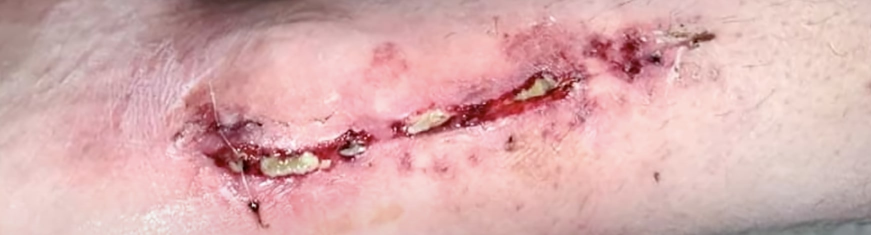
#> input picture ComputerVision/images/ankle1.jpg, 1742 x 470 px (shown at 1/2 size)
$ python -i identifica_ref.py   (imports and definitions only)
#> lines starting #> are read from the running program, lines starting #| are printed output that depends on the picture; after the words box and inside, x2 and y2 are one past the last pixel; in counts of white or black regions, pixels touching at a corner belong together
#> further down, picture is the input picture: PIL image 1742x470 RGB; mean R, G, B 217.1, 173.1, 173.9
import cv2
import numpy as np
from PIL import Image
import io

def calculate_reference_area(pil_image):
    """
    Calculate the area (in pixels) of the reference pattern in a PIL Image.

    Args:
        pil_image: PIL.Image.Image - Input image containing reference pattern

    Returns:
        float: Area of the detected reference pattern in pixels, or None if not detected
    """
    # Convert PIL Image to OpenCV format
    cv_image = pil_to_cv2(pil_image)

    # Detect the reference pattern
    result = detect_reference_circle_cv2(cv_image)

    if result:
        return result['area']
    return None

def pil_to_cv2(pil_image):
    """Convert PIL Image to OpenCV format"""
    # Convert PIL Image to bytes
    img_byte_arr = io.BytesIO()
    pil_image.save(img_byte_arr, format='PNG')
    img_byte_arr = img_byte_arr.getvalue()

    # Convert bytes to numpy array and then to OpenCV format
    np_arr = np.frombuffer(img_byte_arr, np.uint8)
    return cv2.imdecode(np_arr, cv2.IMREAD_COLOR)

def detect_reference_circle_cv2(cv_image):
    """Detect reference circle in OpenCV format image"""
    # Preprocessing
    gray = cv2.cvtColor(cv_image, cv2.COLOR_BGR2GRAY)
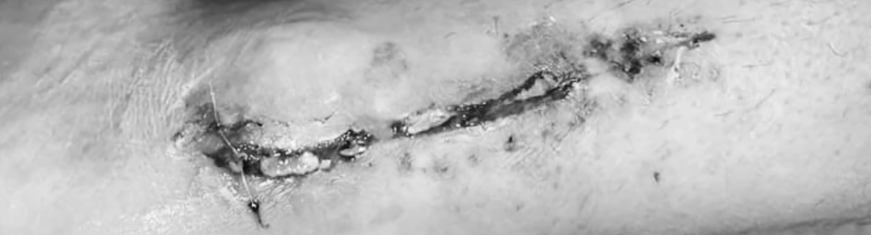
#> gray: shape (470, 1742) (shown at 1/2 size); min 7, max 253, mean 186.4
    processed = cv2.bilateralFilter(gray, 9, 75, 75)

    # Try contour detection first
    result = detect_by_contours(processed)
    if result:
        return result

    # Fallback to Hough Circles if contour fails
    return detect_by_hough(processed)

def detect_by_contours(processed_img):
    """Contour-based detection with area calculation"""
    # Adaptive thresholding
    thresh = cv2.adaptiveThreshold(processed_img, 255,
                                  cv2.ADAPTIVE_THRESH_GAUSSIAN_C,
                                  cv2.THRESH_BINARY_INV, 11, 2)
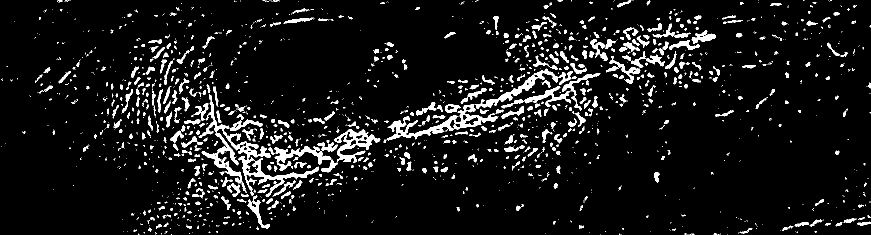
#> thresh: shape (470, 1742) (shown at 1/2 size); 7.4% white; 1783 white regions (1248 under 20 px)

    # Find contours
    contours, _ = cv2.findContours(thresh, cv2.RETR_EXTERNAL,
                                  cv2.CHAIN_APPROX_SIMPLE)
#> contours = 1783 contours, 1395 with area under 20; largest, box (x1, y1, x2, y2) and area: (397, 189, 638, 393) 3764, (773, 208, 997, 281) 3414, (669, 258, 761, 326) 2314, (950, 137, 1145, 218) 1987, (403, 266, 493, 386) 1470

    best_circle = None
    best_score = 0

    for cnt in contours:
        area = cv2.contourArea(cnt)
        if area < 500:  # Minimum area threshold
            continue

        perimeter = cv2.arcLength(cnt, True)
        circularity = 4 * np.pi * area / (perimeter**2) if perimeter > 0 else 0

        (x,y), radius = cv2.minEnclosingCircle(cnt)
        compactness = area / (np.pi * radius**2) if radius > 0 else 0

        # Score combines multiple factors
        score = (circularity * 0.6 + compactness * 0.4) * min(1, radius/50)

        if score > best_score and circularity > 0.7:
            best_score = score
            best_circle = {
                'center': (int(x), int(y)),
                'radius': int(radius),
                'area': np.pi * radius**2,  # Area in pixels
                'circularity': circularity,
                'score': score
            }
#> this loop made 1783 passes
#> area on passes 45, 48, 49: 36.5, 23.5, 26
#> after the loop, best_score = 0

    return best_circle

def detect_by_hough(processed_img):
    """Hough Circle detection with area calculation"""
    # Edge detection
    edges = cv2.Canny(processed_img, 50, 150)
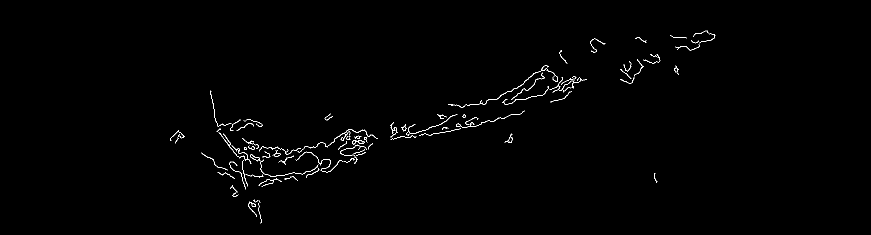
#> edges: shape (470, 1742) (shown at 1/2 size); 0.67% white in thin lines or dots, all inside (x1, y1, x2, y2) = (340, 61, 1431, 447)

    # Hough Circle detection
    circles = cv2.HoughCircles(edges, cv2.HOUGH_GRADIENT, dp=1.2,
                              minDist=100,
                              param1=50, param2=30,
                              minRadius=20, maxRadius=300)
#> circles = 16 rows, first 8: [582.6, 185.4, 160], [534.6, 96.6, 256], [491.4, 276.6, 36.92], [912.6, 78.6, 177.7], [648.6, 78.6, 234.6], [618.6, 461.4, 168.1], [720.6, 467.4, 205.2], [737.4, 360.6, 108.4]

    if circles is not None:
        circles = np.uint16(np.around(circles[0]))
#> circles = 16 rows, first 8: [583, 185, 160], [535, 97, 256], [491, 277, 37], [913, 79, 178], [649, 79, 235], [619, 461, 168], [721, 467, 205], [737, 361, 108]
        # Select circle with strongest response
        x, y, r = circles[0]
#> x = 583; y = 185; r = 160
        return {
            'center': (x, y),
            'radius': r,
            'area': np.pi * r**2,  # Area in pixels
            'score': 0.8  # Default confidence
        }
    return None

>>> from PIL import Image
>>> picture = Image.open('../../ComputerVision/images/ankle1.jpg')
>>> result = calculate_reference_area(picture)
#> in calculate_reference_area, `result = detect_reference_circle_cv2(cv_image)`: result = {'center': (583, 185), 'radius': 160, 'area': 80424.8, 'score': 0.8}
#> result = 80424.8

$ run again, on ComputerVision/images/ankle2.jpg
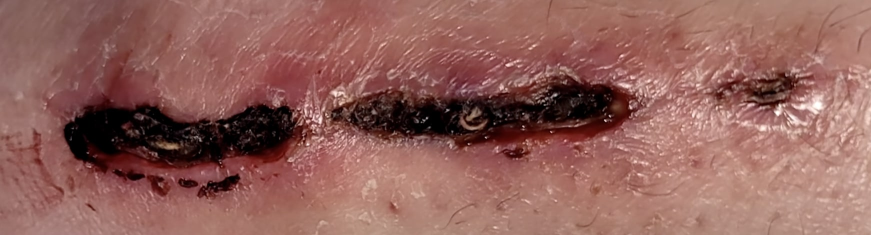
#> input picture ComputerVision/images/ankle2.jpg, 1742 x 470 px (shown at 1/2 size)
#> picture is the input picture: PIL image 1742x470 RGB; mean R, G, B 145.7, 97.5, 90.8
#> in detect_by_contours, `thresh = cv2.adaptiveThreshold(processed_img, 255, cv2.ADAPTIVE_THRESH..`:
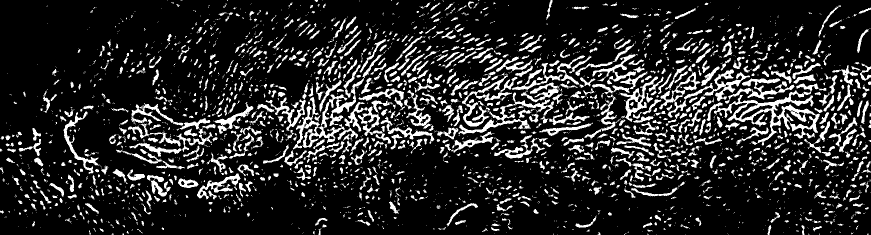
#> thresh: shape (470, 1742) (shown at 1/2 size); 16% white; 2903 white regions (1884 under 20 px)
#> contours = 2900 contours, 2119 with area under 20; largest, box (x1, y1, x2, y2) and area: (1428, 167, 1640, 291) 7070, (586, 107, 767, 299) 4225, (917, 185, 1108, 269) 2040, (1240, 153, 1316, 244) 1550, (924, 147, 1024, 253) 1540
#> the loop in detect_by_contours, `for cnt in contours:` made 2900 passes
#> area on passes 50, 60: 22, 42.5
#> after the loop in detect_by_contours, `for cnt in contours:`: best_score = 0
#> in detect_by_hough, `edges = cv2.Canny(processed_img, 50, 150)`:
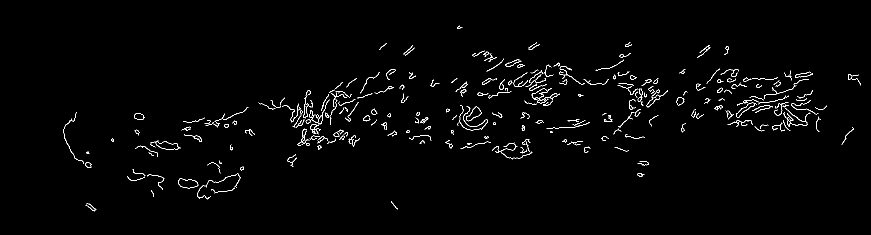
#> edges: shape (470, 1742) (shown at 1/2 size); 1.4% white in thin lines or dots, all inside (x1, y1, x2, y2) = (127, 51, 1721, 423)
#> in detect_by_hough, `circles = cv2.HoughCircles(edges, cv2.HOUGH_GRADIENT, dp=1.2, minDist=..`: circles = 40 rows, first 8: [1146.6, 401.4, 270.1], [1081.8, 60.6, 247.2], [1005, 205.8, 83], [786.6, 305.4, 164.2], [432.6, 156.6, 226.8], [1158.6, 162.6, 121.3], [1260.6, 36.6, 239.7], [1248.6, 395.4, 262.3]
#> in detect_by_hough, `circles = np.uint16(np.around(circles[0]))`: circles = 40 rows, first 8: [1147, 401, 270], [1082, 61, 247], [1005, 206, 83], [787, 305, 164], [433, 157, 227], [1159, 163, 121], [1261, 37, 240], [1249, 395, 262]
#> x = 1147; y = 401; r = 270
#> in calculate_reference_area, `result = detect_reference_circle_cv2(cv_image)`: result = {'center': (1147, 401), 'radius': 270, 'area': 229022.1, 'score': 0.8}
#> `result = calculate_reference_area(picture)`: result = 229022.1

$ run again, on ComputerVision/images/ankle3.jpg
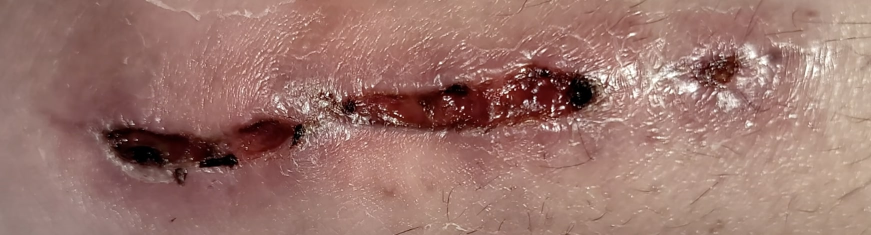
#> input picture ComputerVision/images/ankle3.jpg, 1742 x 470 px (shown at 1/2 size)
#> picture is the input picture: PIL image 1742x470 RGB; mean R, G, B 155.7, 117.1, 108.8
#> in detect_by_contours, `thresh = cv2.adaptiveThreshold(processed_img, 255, cv2.ADAPTIVE_THRESH..`:
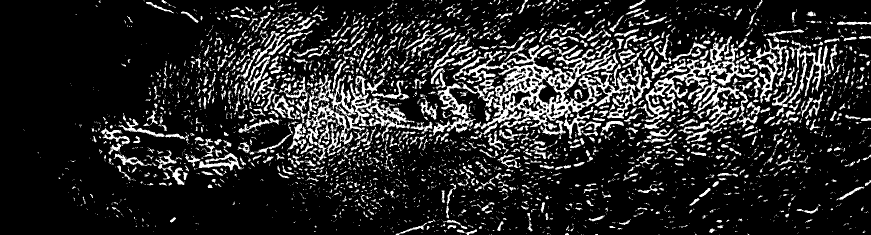
#> thresh: shape (470, 1742) (shown at 1/2 size); 16.1% white; 3427 white regions (2520 under 20 px)
#> contours = 3406 contours, 2803 with area under 20; largest, box (x1, y1, x2, y2) and area: (905, 71, 1237, 278) 24879, (1283, 75, 1515, 244) 5598, (627, 148, 829, 268) 4512, (1174, 117, 1304, 237) 3046, (610, 206, 706, 322) 3019
#> the loop in detect_by_contours, `for cnt in contours:` made 3406 passes
#> area on passes 44, 45, 50: 75.5, 51.5, 49
#> after the loop in detect_by_contours, `for cnt in contours:`: best_score = 0
#> in detect_by_hough, `edges = cv2.Canny(processed_img, 50, 150)`:
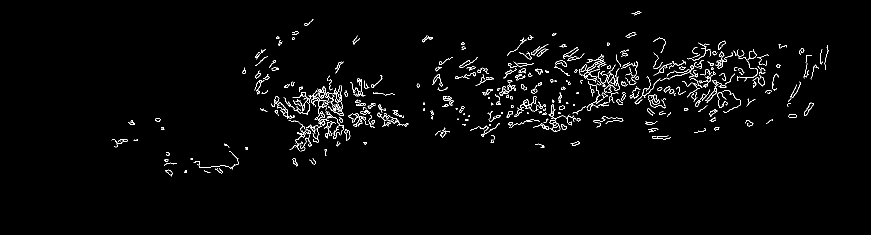
#> edges: shape (470, 1742) (shown at 1/2 size); 1.9% white in thin lines or dots, all inside (x1, y1, x2, y2) = (223, 22, 1657, 353)
#> in detect_by_hough, `circles = cv2.HoughCircles(edges, cv2.HOUGH_GRADIENT, dp=1.2, minDist=..`: circles = 41 rows, first 8: [1050.6, 425.4, 299.2], [1308.6, 345, 220], [1209, 29.4, 213.4], [1150.2, 305.4, 185.6], [1122.6, 192.6, 97.04], [1188.6, 401.4, 284.6], [1044.6, 36.6, 217.4], [1392.6, 413.4, 287.4]
#> in detect_by_hough, `circles = np.uint16(np.around(circles[0]))`: circles = 41 rows, first 8: [1051, 425, 299], [1309, 345, 220], [1209, 29, 213], [1150, 305, 186], [1123, 193, 97], [1189, 401, 285], [1045, 37, 217], [1393, 413, 287]
#> x = 1051; y = 425; r = 299
#> in calculate_reference_area, `result = detect_reference_circle_cv2(cv_image)`: result = {'center': (1051, 425), 'radius': 299, 'area': 280861.5, 'score': 0.8}
#> `result = calculate_reference_area(picture)`: result = 280861.5

$ run again, on ComputerVision/images/ankle5.jpg
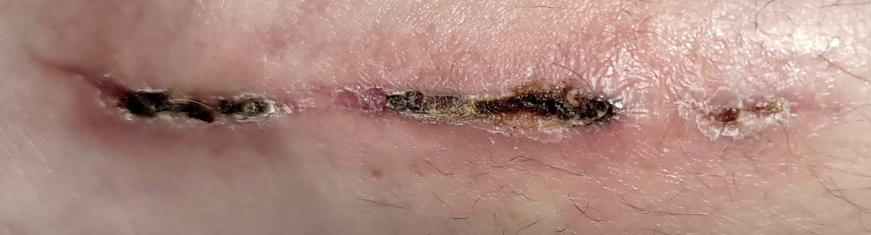
#> input picture ComputerVision/images/ankle5.jpg, 1742 x 470 px (shown at 1/2 size)
#> picture is the input picture: PIL image 1742x470 RGB; mean R, G, B 173.8, 138, 128.4
#> in detect_by_contours, `thresh = cv2.adaptiveThreshold(processed_img, 255, cv2.ADAPTIVE_THRESH..`:
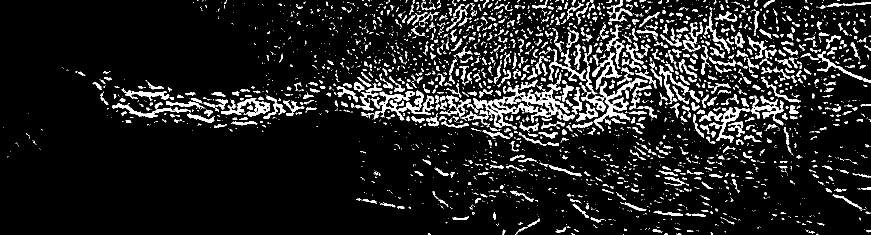
#> thresh: shape (470, 1742) (shown at 1/2 size); 10.6% white; 2836 white regions (2011 under 20 px)
#> contours = 2834 contours, 2250 with area under 20; largest, box (x1, y1, x2, y2) and area: (946, 159, 1150, 255) 5796, (1162, 156, 1295, 263) 2164, (748, 182, 868, 241) 1604, (442, 196, 540, 233) 1194, (1418, 214, 1501, 286) 1090
#> the loop in detect_by_contours, `for cnt in contours:` made 2834 passes
#> area on passes 19, 21, 31: 21.5, 47, 67
#> after the loop in detect_by_contours, `for cnt in contours:`: best_score = 0
#> in detect_by_hough, `edges = cv2.Canny(processed_img, 50, 150)`:
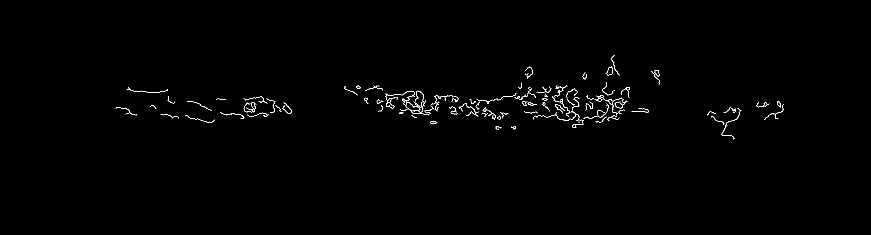
#> edges: shape (470, 1742) (shown at 1/2 size); 0.6% white in thin lines or dots, all inside (x1, y1, x2, y2) = (231, 110, 1568, 279)
#> in detect_by_hough, `circles = cv2.HoughCircles(edges, cv2.HOUGH_GRADIENT, dp=1.2, minDist=..`: circles = 15 rows, first 8: [1086.6, 66.6, 196.2], [1161, 172.2, 78.44], [1152.6, 455.4, 267.6], [1086.6, 281.4, 98.6], [1198.2, 353.4, 155], [1194.6, 72.6, 162.4], [840.6, 192.6, 35], [954.6, 36.6, 195]
#> in detect_by_hough, `circles = np.uint16(np.around(circles[0]))`: circles = 15 rows, first 8: [1087, 67, 196], [1161, 172, 78], [1153, 455, 268], [1087, 281, 99], [1198, 353, 155], [1195, 73, 162], [841, 193, 35], [955, 37, 195]
#> x = 1087; y = 67; r = 196
#> in calculate_reference_area, `result = detect_reference_circle_cv2(cv_image)`: result = {'center': (1087, 67), 'radius': 196, 'area': 120687.4, 'score': 0.8}
#> `result = calculate_reference_area(picture)`: result = 120687.4
